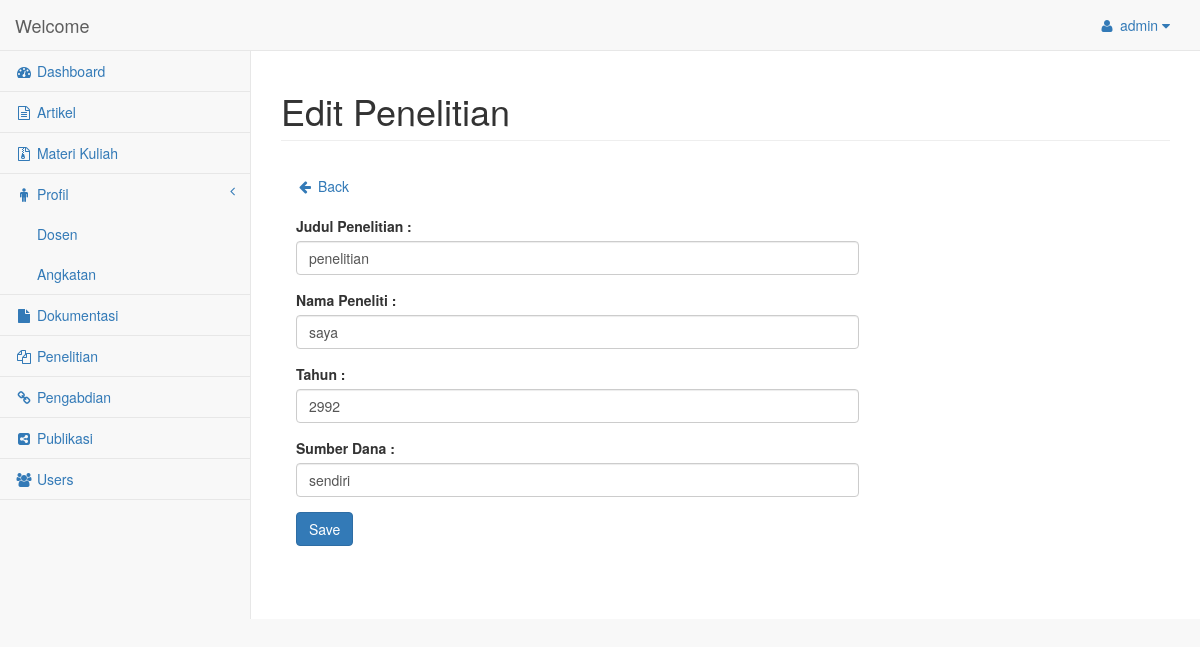
The app's page /editpenelitian.php?id=1 (signed in) with its own data.
### tables this page shows
CREATE TABLE IF NOT EXISTS `penelitian` (
  `id` int(3) NOT NULL AUTO_INCREMENT,
  `judul` varchar(125) NOT NULL,
  `peneliti` varchar(125) NOT NULL,
  `tahun` varchar(4) NOT NULL,
  `sumberdana` varchar(255) NOT NULL,
  PRIMARY KEY (`id`)
);

### database.php (called while the page is built, shortened)
<?php
if (!isset($_SESSION['user'])){
  header('Location:login.php');
}else{
  $username = $_SESSION['user'];
}
?>

### editpenelitian.php (the view, shortened to what this page needs)
<?php
  require 'database.php';
    $id = null;
    if ( !empty($_GET['id'])) {
        $id = $_REQUEST['id'];
    }
    if (!empty($_POST)) {
        $nameError = null;
        $topicError = null;
        $phoneError = null;
        $emailError = null;
        $messageError = null;
        $judul = $_POST['judul'];
        $nama = $_POST['nama'];
        $tahun = $_POST['tahun'];
        $sumber = $_POST['sumber'];
        $valid = true;
        if ($valid) {
              Database::disconnect();
              $pdo = Database::connect();
              $pdo->setAttribute(PDO::ATTR_ERRMODE, PDO::ERRMODE_EXCEPTION);
              $sql = "UPDATE penelitian set judul = ?, peneliti = ?, tahun = ?, sumberdana = ? WHERE id = ?";
              $q = $pdo->prepare($sql);
              $q->execute(array($judul,$nama,$tahun,$sumber,$id));
              Database::disconnect();
            echo "<script> location.replace('penelitian.php'); </script>";
        }
    } else {
        $pdo = Database::connect();
        $pdo->setAttribute(PDO::ATTR_ERRMODE, PDO::ERRMODE_EXCEPTION);
        $sql = "SELECT * FROM penelitian where id = ?";
        $q = $pdo->prepare($sql);
        $q->execute(array($id));
        $data = $q->fetch(PDO::FETCH_ASSOC);
        $judul = $data['judul'];
        $nama = $data['peneliti'];
        $tahun = $data['tahun'];
        $sumber = $data['sumberdana'];
    }
?>
<!DOCTYPE html>
<html lang="en">
<head>
      <link href="bower_components/bootstrap/dist/css/bootstrap.min.css" rel="stylesheet">
      <link href="bower_components/metisMenu/dist/metisMenu.min.css" rel="stylesheet">
      <link href="dist/css/timeline.css" rel="stylesheet">
      <link href="dist/css/sb-admin-2.css" rel="stylesheet">
      <link href="bower_components/morrisjs/morris.css" rel="stylesheet">
      <link href="bower_components/font-awesome/css/font-awesome.min.css" rel="stylesheet" type="text/css">
</head>
<body>
    <div id="wrapper">
        <nav class="navbar navbar-default navbar-static-top" role="navigation" style="margin-bottom: 0">
            <div class="navbar-header">
                <a class="navbar-brand" href="dashboard.php">Welcome</a>
            </div>
            <ul class="nav navbar-top-links navbar-right">
                <li class="dropdown">
                    <a class="dropdown-toggle" data-toggle="dropdown" href="#">
                       <i class="fa fa-user fa-fw"></i> <?php echo $username ?> <i class="fa fa-caret-down"></i>
                    </a>
                </li>
            </ul>
            <div class="navbar-default sidebar" role="navigation">
                <div class="sidebar-nav navbar-collapse">
                    <ul class="nav" id="side-menu">
                      <li>
                          <a href="dashboard.php"><i class="fa fa-dashboard fa-fw"></i> Dashboard</a>
                      </li>
                      <li>
                          <a href="artikel.php"><i class="fa fa-file-text-o fa-fw"></i> Artikel</a>
                      </li>
                      <li>
                          <a href="materikuliah.php"><i class="fa fa-file-archive-o fa-fw"></i> Materi Kuliah</a>
                      </li>
                      <li>
                        <a href="#"><i class="fa fa-male fa-fw"></i> Profil<span class="fa arrow"></span></a>
                        <ul class="nav nav-second-level">
                          <li>
                              <a href="dosen.php">Dosen</a>
                          </li>
                          <li>
                              <a href="angkatan.php">Angkatan</a>
                          </li>
                        </ul>
                      </li>
                      <li>
                          <a href="dokumentasi.php"><i class="fa fa-file fa-fw"></i> Dokumentasi</a>
                      </li>
                      <li>
                          <a href="penelitian.php"><i class="fa fa-files-o fa-fw"></i> Penelitian</a>
                      </li>
                      <li>
                          <a href="pengabdian.php"><i class="fa fa-link fa-fw"></i> Pengabdian</a>
                      </li>
                      <li>
                          <a href="publikasi.php"><i class="fa fa-share-alt-square fa-fw"></i> Publikasi</a>
                      </li>
                      <li>
                          <a href="users.php"><i class="fa fa-users fa-fw"></i> Users</a>
                      </li>
                    </ul>
                </div>
            </div>
        </nav>
        <div id="page-wrapper">
            <div class="row">
                <div class="col-lg-12">
                    <h1 class="page-header">Edit Penelitian</h1>
                </div>
            </div>
            <div class="row">
                <div class="col-lg-12">
                    <div class="panel-body">
                        <a href="penelitian.php"><i class="fa fa-arrow-left fa-fw"></i> Back</a><br><br>
                        <div class="row">
            <div class="col-md-8">
                <form name="sentMessage" id="contactForm" action="editpenelitian.php?id=<?php echo $id?>" method="post" enctype="multipart/form-data">
                  <div class="control-group form-group">
                      <div class="controls">
                          <label>Judul Penelitian :</label>
                          <input type="text" class="form-control" id="judul" name="judul" required data-validation-required-message="Please enter your name." value="<?php echo !empty($judul)?$judul:'';?>">
                      </div>
                  </div>
                  <div class="control-group form-group">
                      <div class="controls">
                          <label>Nama Peneliti :</label>
                          <input type="text" class="form-control" id="name" name="nama" required data-validation-required-message="Please enter your topic." value="<?php echo !empty($nama)?$nama:'';?>">
                      </div>
                  </div>
                  <div class="control-group form-group">
                      <div class="controls">
                          <label>Tahun :</label>
                          <input type="number" class="form-control" id="tahun" name="tahun" required data-validation-required-message="Please enter your name." value="<?php echo !empty($tahun)?$tahun:'';?>">
                      </div>
                  </div>
                  <div class="control-group form-group">
                      <div class="controls">
                          <label>Sumber Dana :</label>
                          <input type="text" class="form-control" id="sumber" name="sumber" required data-validation-required-message="Please enter your topic." value="<?php echo !empty($sumber)?$sumber:'';?>">
                      </div>
                  </div>
                    <button type="submit" class="btn btn-primary" id="Save">Save</button>
                </form>
            </div>
        </div>
                </div>
            </div>
        </div>
    </div>
</body>
</html>

### records on screen
penelitian: judul "penelitian", nama "saya", tahun "2992", sumber "sendiri"

### other values on screen
$username "admin"
